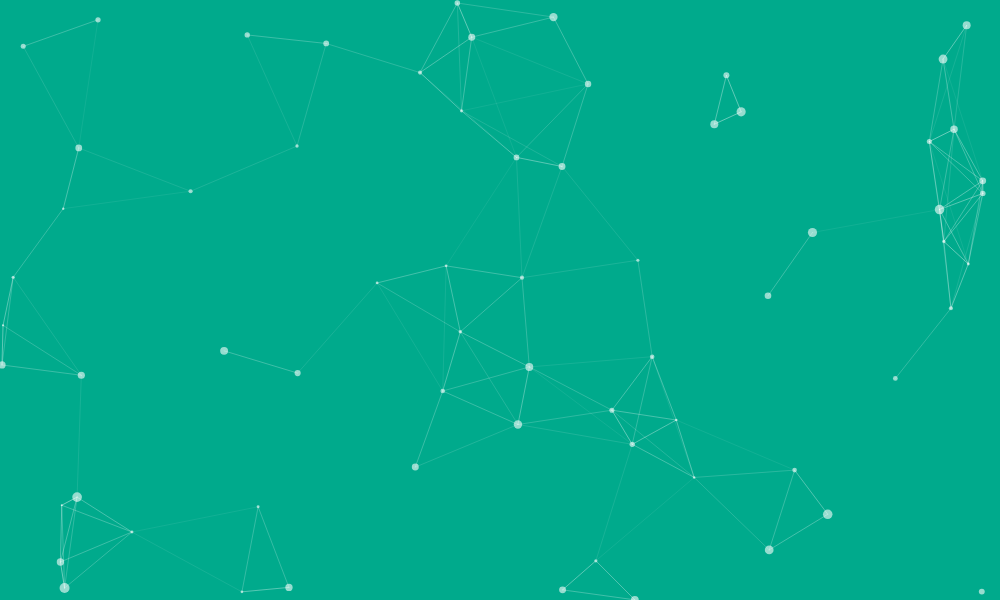
Frame 1 (no input)
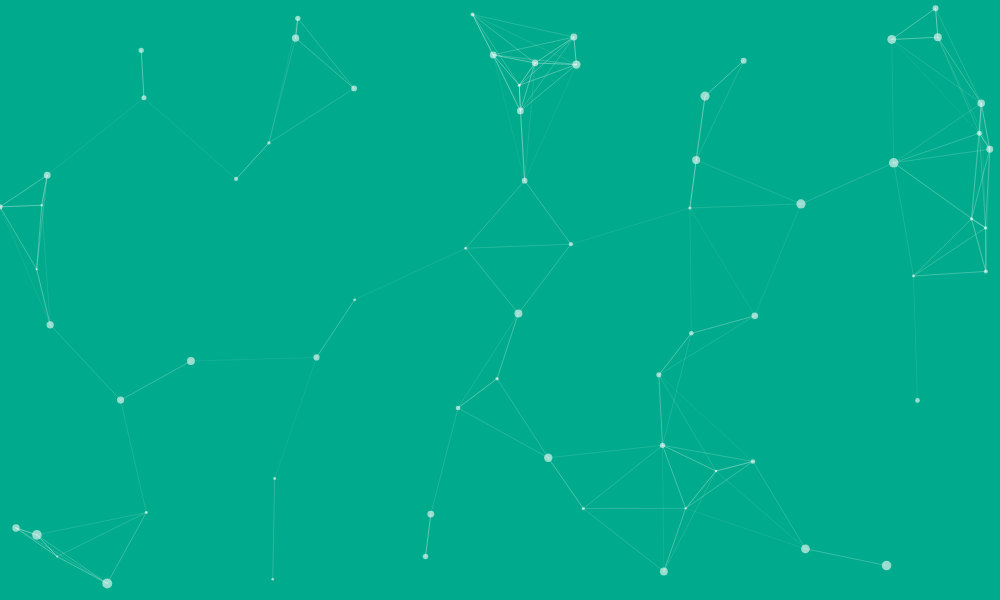
Frame 60 (no input)
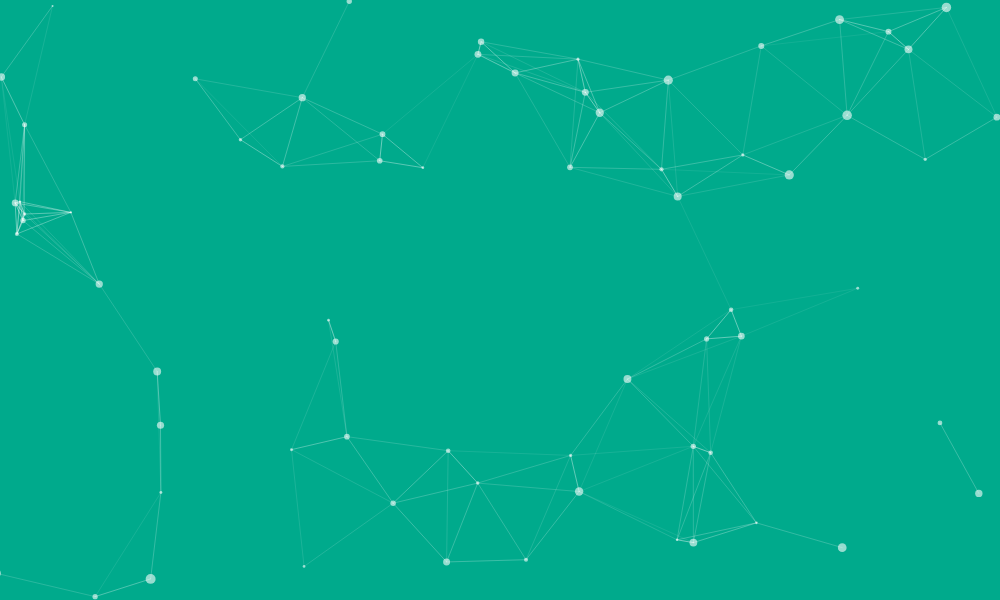
Frame 120 (the mouse pressed at the canvas centre since frame 60)

The p5.js sketch that drew these frames (run headless with seeded random() and noise() and a simulated clock; from frame 60 on, the mouse is pressed at the canvas centre):

// p5.js sketch
// ── sketch.js
var dots = [];

function setup() {
  createCanvas(1000, 600);
  for (var i = 0; i < width/15; i++) {
    dots[i] = new Dot(random(width), random(height));
  }
}

function draw() {
  background(0, 170, 140);
  // frameRate(40);
  var d;
  for (var i = 0; i < dots.length; i++) {
    dots[i].show();
    for (var j = i + 1; j < dots.length; j++) {
      if ((d = dist(dots[i].x, dots[i].y, dots[j].x, dots[j].y)) < 130)
        dots[i].connect(dots[j], d);
    }
    dots[i].update();
    dots[i].checkMouse();
  }
}

function mousePressed() {
  for (var i = 0; i < 2; i++) {
    var dot = new Dot(mouseX, mouseY);
    dots.push(dot);
  }
}
// ── dot.js
var MOUSE_TOL = 150;

function Dot(x, y) {
  this.x = x;
  this.y = y;
  this.r = random(1, 5);
  this.col = color(255, 255, 255, 150);

  this.velx = random(-1, 1);
  this.vely = random(-1, 1);

  this.show = function() {
    noStroke();
    fill(this.col);
    ellipse(this.x, this.y, this.r * 2, this.r * 2);
  }
  
  this.update = function() {
    this.x += this.velx;
    this.y += this.vely;
    
    if (this.x < -this.r) {
      this.x = width + this.r;
    }
    if (this.x > width + this.r) {
      this.x = -this.r;
    }
    if (this.y < -this.r) {
      this.y = height + this.r;
    }
    if (this.y > height + this.r) {
      this.y = -this.r;
    }
  }
  
  this.connect = function(other, d) {
    var a = map(d, 0, 150, 255, 0);
    stroke(255, 255, 255, a);
    strokeWeight(0.5);
    line(this.x, this.y, other.x, other.y);
  }
  
  this.checkMouse = function() {
    var d = dist(this.x, this.y, mouseX, mouseY);
    if (d < MOUSE_TOL) {
      var xsign = 1; var ysign = 1;
      if (this.x < mouseX) xsign = -1; if (this.y < mouseY) ysign = -1;
      
      var shift = (1/Math.sqrt(2))*(MOUSE_TOL - d)
      this.x += xsign*shift;
      this.y += ysign*shift;
    }
  }
}
